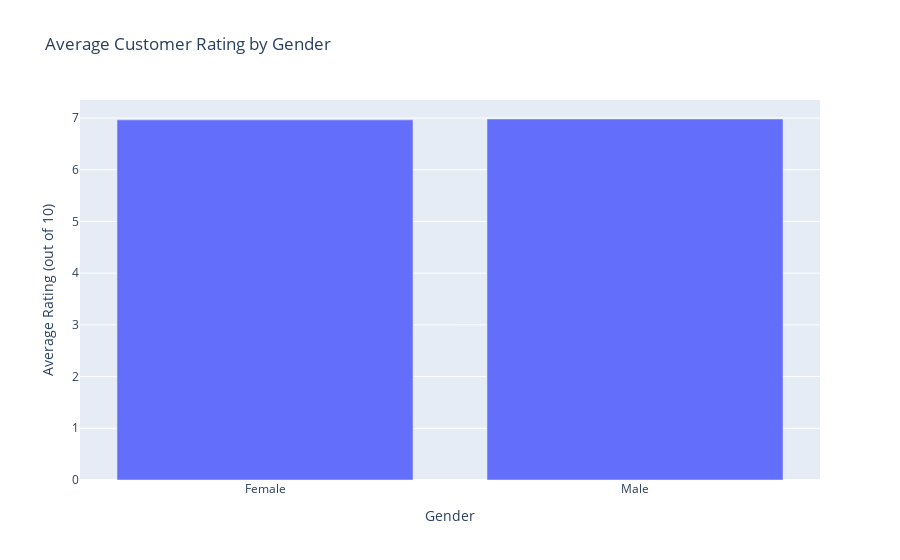

The cell this chart's notebook holds for it:
### Markdown cell above
### Average Customer Rating by Gender

### Code cell
rating_gender = df.groupby("gender")["rating"].mean().reset_index()
fig = px.bar(rating_gender, 
             x="gender", 
             y="rating", 
             title="Average Customer Rating by Gender")
fig.update_layout(xaxis_title="Gender", yaxis_title="Average Rating (out of 10)")
fig.show()

### Figure 1 — Plotly figure (JSON) as saved in the notebook; plotly's stock layout.template omitted (floating-point values rounded to 4 significant figures)
{"data": [{"hovertemplate": "gender=%{x}<br>rating=%{y}<extra></extra>", "legendgroup": "", "marker": {"color": "#636efa", "pattern": {"shape": ""}}, "name": "", "orientation": "v", "showlegend": false, "textposition": "auto", "type": "bar", "x": ["Female", "Male"], "xaxis": "x", "y": [6.964, 6.981], "yaxis": "y"}], "layout": {"barmode": "relative", "legend": {"tracegroupgap": 0}, "title": {"text": "Average Customer Rating by Gender"}, "xaxis": {"anchor": "y", "domain": [0, 1], "title": {"text": "Gender"}}, "yaxis": {"anchor": "x", "domain": [0, 1], "title": {"text": "Average Rating (out of 10)"}}}}
